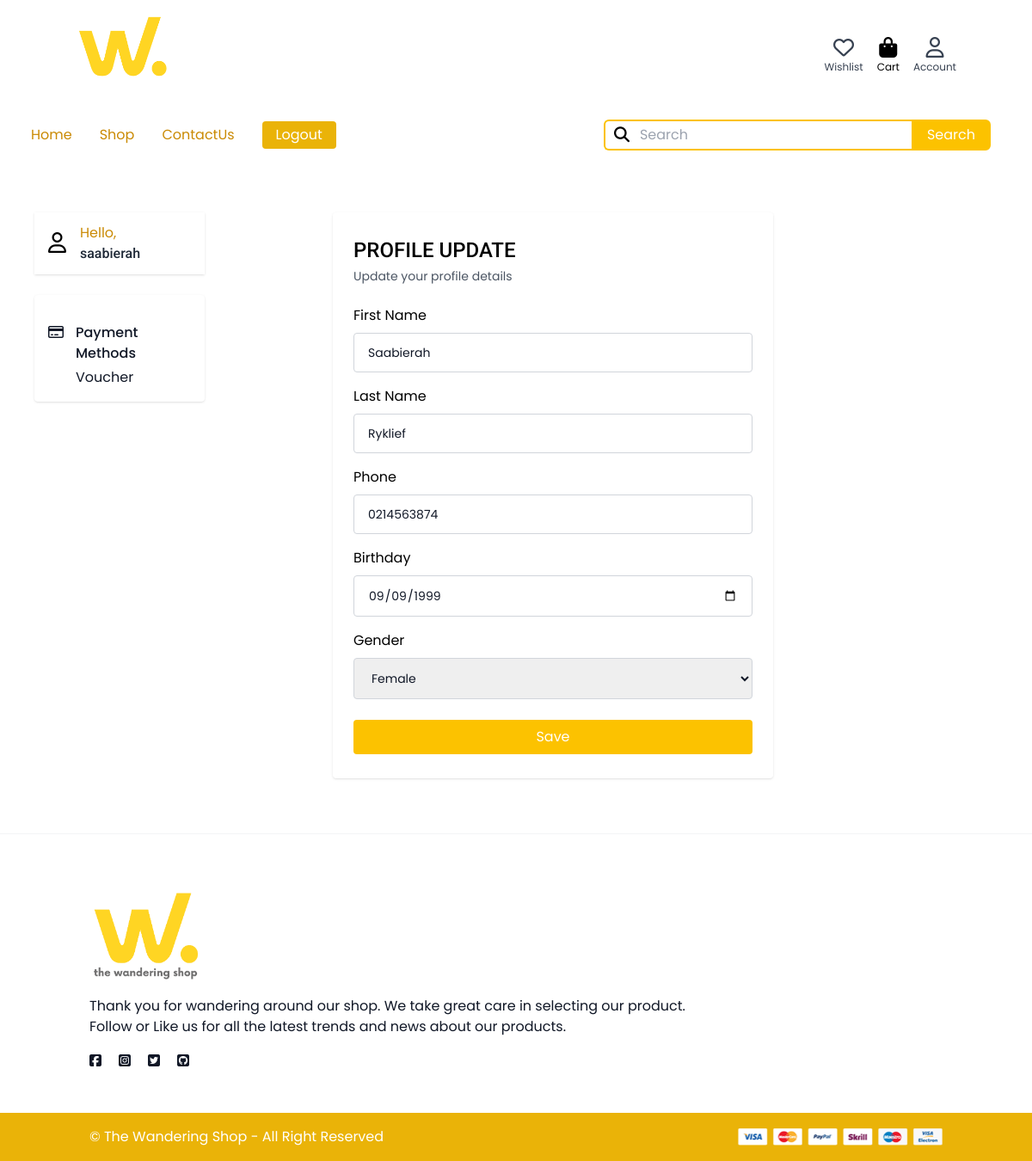
The page /users/profile/ (signed in) on the database its author committed.
### users/models.py (models this page shows, shortened)
class UserProfile(models.Model):
    user = models.OneToOneField(User, on_delete=models.CASCADE)
    first_name = models.CharField(max_length=150, blank=True)
    last_name = models.CharField(max_length=150, blank=True)
    phone = models.CharField(max_length=20, blank=True, null=True)
    birthday = models.DateField(blank=True, null=True)
    gender = models.CharField(max_length=1, choices=GENDER_CHOICES, blank=True)
    class Meta:
        ordering = ('last_name', 'first_name')  # orders profiles by first then last name
        verbose_name_plural = 'User Profiles'
        db_table = 'User Profile'

### users/views.py (the view)
# urls.py: path('profile/', views.profile_info, name='customer-dashboard'),
@login_required
def profile_info(request):
    profile = getattr(request.user, 'userprofile', None)
    if request.method == 'POST':
        form = UserProfileForm(request.POST, instance=profile)
        if form.is_valid():
            profile = form.save(commit=False)
            profile.user = request.user  # Ensure user is set
            profile.save()
            form = UserProfileForm(instance=profile)
    else:
        form = UserProfileForm(instance=profile)
    return render(request, 'users/customer-dashboard.html', {
        'form': form,
        'profile': profile,
    })

### users/forms.py
class UserProfileForm(forms.ModelForm):
    class Meta:
        model = UserProfile
        fields = ['first_name', 'last_name', 'phone', 'birthday', 'gender']
    first_name = forms.CharField(widget=forms.TextInput(attrs={
         'placeholder' : 'Your first name',
         'class' : INPUT_CLASSES,
         'id' : 'id_firstname'
    }))
    last_name = forms.CharField(widget=forms.TextInput(attrs={
         'placeholder' : 'Your last name',
         'class' : INPUT_CLASSES,
         'id' : 'id_lastname'
    }))
    phone = forms.CharField(widget=forms.TextInput(attrs={
         'placeholder' : 'Your phone',
         'class' : INPUT_CLASSES,
         'id' : 'id_phone'
    }))
    birthday = forms.DateField(widget=forms.DateInput(attrs={
            'type': 'date',
            'class': INPUT_CLASSES,
            'id' : 'id_birthday'
    }))
    gender = forms.ChoiceField(
        choices=[('', 'Select gender')] + list(UserProfile._meta.get_field('gender').choices),
        widget=forms.Select(attrs={
            'class': INPUT_CLASSES,
            'id': 'id_gender'
    }))

### users/templates/users/customer-dashboard.html (shortened to what this page needs)
{% extends 'core/base.html' %}
{% block content %}
<div class="container grid grid-cols-12 items-start gap-6 pt-4 pb-16">
  <div class="col-span-3 pl-10 pt-10">
    <div class="px-4 py-3 shadow flex items-center gap-4">
      <div class="flex-shrink-0">
        <div class="text-2xl">
          <i class="fa-regular fa-user"></i>
        </div>
      </div>
      <div class="flex-grow">
        <p class="text-yellow-600">Hello,</p>
        <h4 class="text-gray-800 font-medium">{{ user.username }}</h4>
      </div>
    </div>
    <div class="mt-6 bg-white shadow rounded p-4 divide-y divide-gray-900 space-y-4 text-gray-900">
      <div class="space-y-1 pl-8 pt-4">
        <a href="#" class="relative hover:text-primary block font-medium capitalize transition">
          <span class="absolute -left-8 top-0 text-base">
            <i class="fa-regular fa-credit-card"></i>
          </span>
          Payment methods
        </a>
        <a href="#" class="relative hover:text-primary block capitalize transition">
          Voucher
        </a>
      </div>
    </div>
  </div>
  <div class="col-span-9 pt-10">
    <div class="contain">
      <div class="max-w-lg mx-auto shadow px-6 py-7 rounded overflow-hidden">
        <h2 class="text-2xl uppercase font-medium mb-1">Profile Update</h2>
        <p class="text-gray-600 mb-6 text-sm">
          Update your profile details
        </p>
        <form id="form" method="post" action="." novalidate>
          <div class="space-y-4">
            <div>
              <label class="inline-block mb-2">First Name</label>
              {{ form.first_name }}
            </div>
            <div>
              <label class="inline-block mb-2">Last Name</label>
              {{ form.last_name }}
            </div>
            <div>
              <label class="inline-block mb-2">Phone</label>
              {{ form.phone }}
            </div>
            <div>
              <label class="inline-block mb-2">Birthday</label>
              {{ form.birthday }}
            </div>
            <div>
            <label class="inline-block mb-2">Gender</label>
            {{ form.gender }}
            </div>
          </div>
          <div class="mt-6">
            <button type="submit"
                    style="background-color: #fcc200;"
                    class="w-full py-2 text-center text-white rounded hover:bg-transparent hover:text-gray-900 transition">
              Save
            </button>
          </div>
      </div>
    </div>
  </div>
</div>
{% endblock %}

### rows shown on the page
UserProfile: first_name "Saabierah", last_name "Ryklief", phone "0214563874", birthday "09/09/1999", gender "Female"

### other values the page prints
{{ user.username }} "saabierah"
